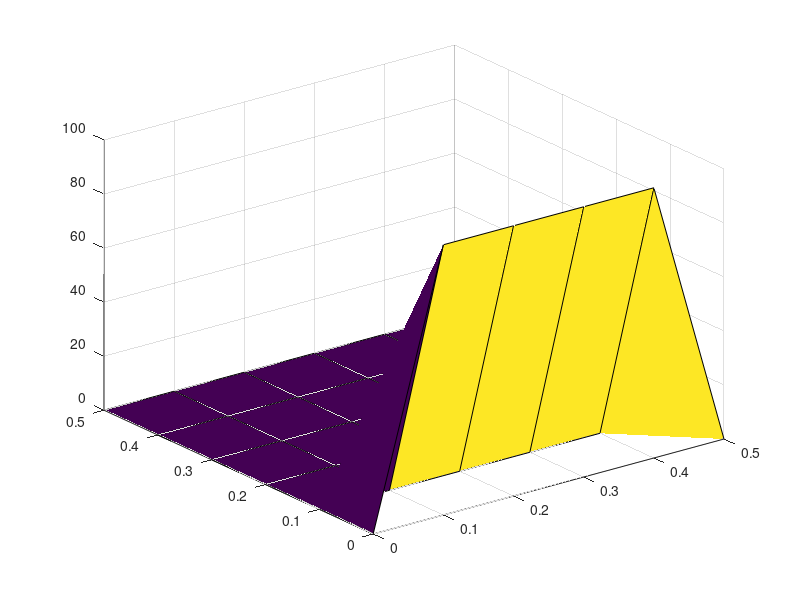

Write MATLAB code to recreate this figure. (Note: this script raises an error after producing the figure.)
% Range intervals:
x_range = 0.5; % m
y_range = 0.5; % m
t_range = 10; % s
% Step intervals:
dx = 0.1;      % m
dy = 0.1;      % m
dt = 0.01;     % s
% Thermic coefficient:
alpha = 0.25;  %m²/s

% Node amounts:
x_nodes = x_range/dx + 1;
y_nodes = x_range/dy + 1;
t_nodes = t_range/dt + 1;
% 'x-axis', 'y-axis' and 'time' scales:
x_array = linspace(0, x_range, x_nodes);
y_array = linspace(0, y_range, y_nodes);
t_array = linspace(0, t_range, t_nodes);
% Temperature array:
T = zeros(x_nodes, y_nodes, t_nodes);
% Initial temperature conditions:
T(1,:,:) = 100;
T(1,1,:) = 0;
T(1, y_nodes, :) = 0;
% Iteration to calculate the temperature distribution:
for t = 2:t_nodes
    % Calculate the Temperature on the next node:
    
    for j = 2:x_nodes-1
        
        for  i = 2:y_nodes-1
            % Central Diferences:
            d2Tdx2 = ( T(i+1,j,t-1) - 2*T(i,j,t-1) + T(i-1,j,t-1) )/ dx^2;
            d2Tdy2 = ( T(i,j+1,t-1) - 2*T(i,j,t-1) + T(i,j-1,t-1) )/ dy^2;
            dTdt = alpha*dt*( d2Tdx2 + d2Tdy2 ) + T(i,j,t-1);
            T(i,j,t) = dTdt;
        end
    end
end

% Plot inital chart:
figure;
s = surf(x_array, y_array, T(:,:,1));
s.EdgeColor = 'none';
s.FaceColor = 'interp';
view(2);
xlabel('Comprimento do eixo-x (m)');
ylabel('Comprimento do eixo-y (m)');
zlabel('Temperatura (ºC)');
axis ij;

% Plot final chart:
figure;
s = surf(x_array, y_array, T(:,:,t_nodes-1));
s.EdgeColor = 'none';
s.FaceColor = 'interp';
view(2);
xlabel('Comprimento da barra (m)');
ylabel('Comprimento do eixo-y (m)');
zlabel('Temperatura (ºC)');
axis ij;
